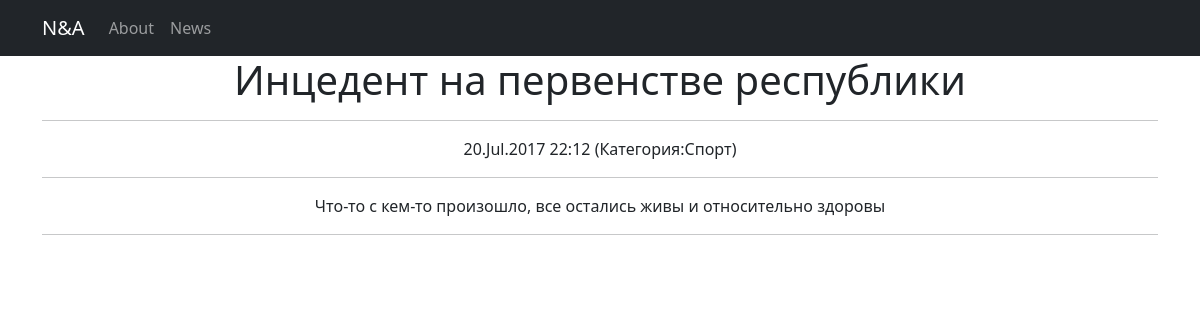
The page /news/2 on the database its author committed.
### simpleapp/models.py (models this page shows, shortened)
class News(models.Model):
    name = models.CharField(
        max_length=64,
        unique=True,
    )
    text = models.TextField()
    amount_of_pages = models.IntegerField(
        validators=[MinValueValidator(0)],
    )
    category = models.ForeignKey(
        to='Category',
        on_delete=models.CASCADE,
        related_name='posts',
    )
    date = models.DateTimeField(default=datetime.now())

class Category(models.Model):
    name = models.CharField(max_length=100, unique=True)

### simpleapp/views.py (the view)
# urls.py: path('<int:pk>', NewsDetail.as_view())
class NewsDetail(DetailView):
    model = News
    text = News.text
    template_name = 'post.html'
    context_object_name = 'post'

### templates/post.html (shortened to what this page needs)
{% extends 'flatpages/default.html' %}
{% block content %}
<h1>{{ post.name }}</h1>
<hr>
{{ post.date|date:'d.M.Y' }}
{{ post.date|time:'H:i' }}
(Категория:{{ post.category.name }})
<hr>
{{ post.text }}
{% endblock content %}

### rows shown on the page
News: name "Инцедент на первенстве республики", date "20.Jul.2017", date "22:12", category.name "Спорт", text "Что-то с кем-то произошло, все остались живы и относительно здоровы"
